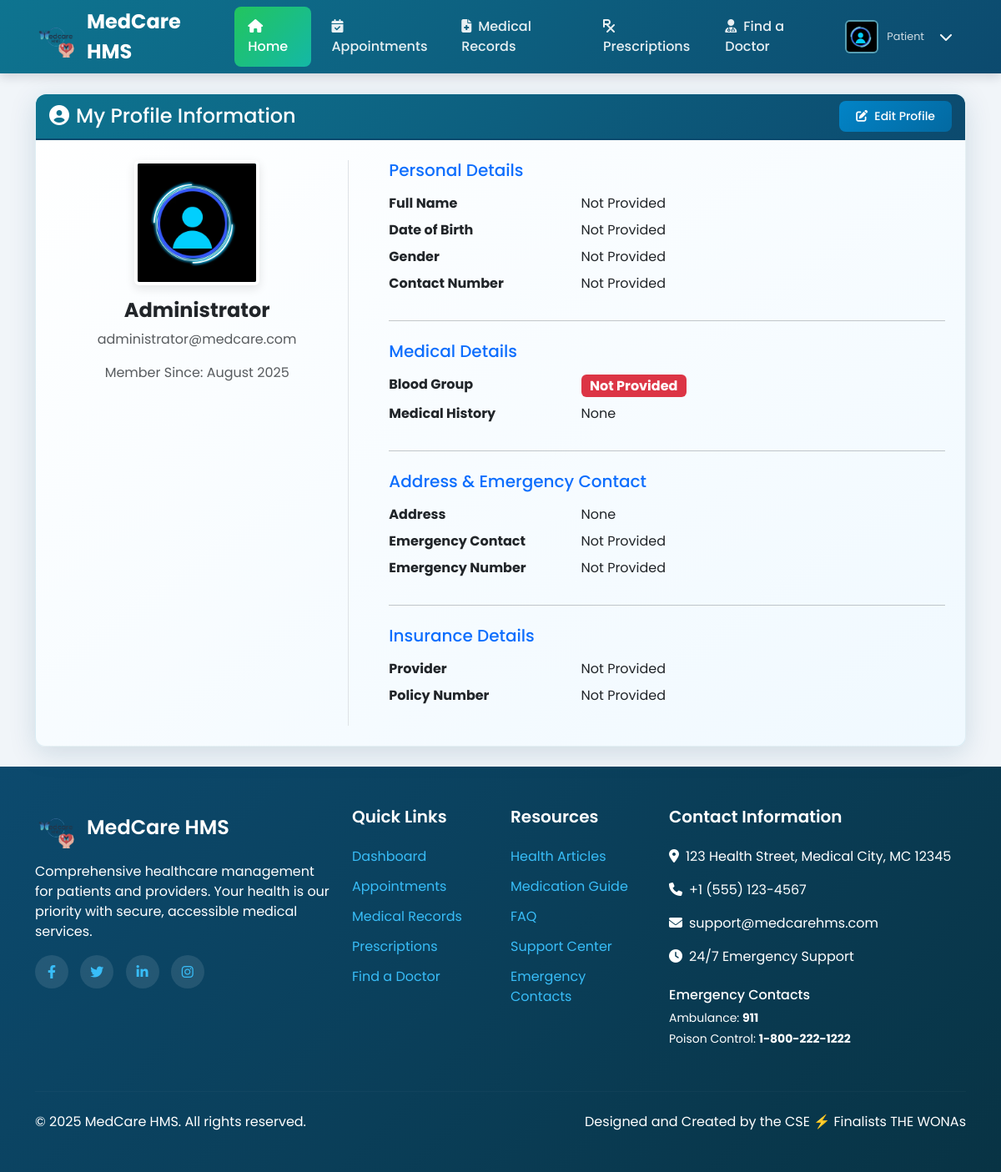
The page /patients/profile/ (signed in) on the database its author committed.
### patients/models.py (models this page shows, shortened)
class PatientProfile(models.Model):
    GENDER_CHOICES = (('Male', 'Male'), ('Female', 'Female'), ('Other', 'Other'))
    BLOOD_GROUP_CHOICES = (
        ('A+', 'A+'), ('A-', 'A-'), ('B+', 'B+'), ('B-', 'B-'),
        ('AB+', 'AB+'), ('AB-', 'AB-'), ('O+', 'O+'), ('O-', 'O-'),
    )
    user = models.OneToOneField(User, on_delete=models.CASCADE, related_name='patientprofile')
    profile_picture = models.ImageField(upload_to=get_patient_image_path, null=True, blank=True, default='static/profile_pictures/default.jpeg')
    date_of_birth = models.DateField(null=True, blank=True)
    gender = models.CharField(max_length=10, choices=GENDER_CHOICES, null=True, blank=True)
    address = models.TextField(max_length=500, null=True, blank=True)
    blood_group = models.CharField(max_length=3, choices=BLOOD_GROUP_CHOICES, null=True, blank=True)
    emergency_contact_name = models.CharField(max_length=100, null=True, blank=True)
    emergency_contact_number = models.CharField(max_length=20, null=True, blank=True)
    medical_history = models.TextField(null=True, blank=True, help_text="Allergies, chronic conditions, etc.")
    insurance_provider = models.CharField(max_length=100, null=True, blank=True)
    insurance_policy_number = models.CharField(max_length=100, null=True, blank=True)

### accounts/models.py (models this page shows, shortened)
class UserProfile(models.Model):
    ROLE_CHOICES = (
        ('ADMIN', 'Admin'),
        ('DOCTOR', 'Doctor'),
        ('RECEPTIONIST', 'Receptionist'),
        ('PATIENT', 'Patient'),
    )
    user = models.OneToOneField(User, on_delete=models.CASCADE)
    role = models.CharField(max_length=20, choices=ROLE_CHOICES)
    contact = models.CharField(max_length=20, null=True, blank=True)

### patients/views.py (the view)
# urls.py: path('profile/', views.patient_profile_view, name='patient_profile'),
@login_required
@patient_required
def patient_profile_view(request):
    profile, created = PatientProfile.objects.get_or_create(user=request.user)
    return render(request, 'patients/patient_profile.html', {'profile': profile})

### accounts/templatetags/profile_tags.py (called while the page is built)
@register.simple_tag
def get_profile_image_url(user):
    try:
        if hasattr(user, 'doctorprofile') and user.doctorprofile.profile_picture:
            return user.doctorprofile.profile_picture.url
        elif hasattr(user, 'patientprofile') and user.patientprofile.profile_picture:
            return user.patientprofile.profile_picture.url
        elif hasattr(user, 'receptionistprofile') and user.receptionistprofile.profile_picture:
            return user.receptionistprofile.profile_picture.url
    except (AttributeError, ValueError):
        pass
    return '/static/profile_pictures/default.jpeg'

@register.simple_tag
def get_user_initials(user):
    if user.first_name and user.last_name:
        return f"{user.first_name[0]}{user.last_name[0]}".upper()
    elif user.first_name:
        return user.first_name[0].upper()
    elif user.username:
        return user.username[0].upper()
    return "U"

@register.simple_tag
def get_user_role_color(user):
    try:
        if hasattr(user, 'doctorprofile'):
            return '#14B8A6'  # Teal accent for doctors
        elif hasattr(user, 'patientprofile'):
            return '#0E7490'  # Primary teal for patients
        elif hasattr(user, 'receptionistprofile'):
            return '#5ce9f6'  # Purple accent for receptionists
    except AttributeError:
        pass
    return '#14B8A6'  # Default to teal

@register.inclusion_tag('components/profile_image.html')
def profile_image(user, size="40", css_class="user-avatar", show_fallback=True):
    return {
        'user': user,
        'size': size,
        'css_class': css_class,
        'show_fallback': show_fallback,
        'image_url': get_profile_image_url(user),
        'initials': get_user_initials(user),
        'role_color': get_user_role_color(user),
    }

### notifications/context_processors.py (called while the page is built)
def unread_notifications(request):
    if request.user.is_authenticated:
        count = Notification.objects.filter(recipient=request.user, is_read=False).count()
        return {'unread_notifications_count': count}
    return {}

### templates/patients/patient_profile.html (shortened to what this page needs)
{% extends 'base_patient.html' %}
{% load static %}
{% load profile_tags %}
{% block content %}
<div class="card card-custom">
    <div class="card-header card-header-custom d-flex justify-content-between align-items-center">
        <h4 class="mb-0"><i class="fas fa-user-circle me-2"></i>My Profile Information</h4>
        <a href="{% url 'patients:edit_patient_profile' %}" class="btn btn-sky btn-sm">
            <i class="fas fa-edit me-2"></i>Edit Profile
        </a>
    </div>
    <div class="card-body p-4">
        <div class="row">
            <div class="col-lg-4 text-center border-end">
                {% profile_image user size="150" css_class="profile-page-image rounded mb-3" %}
                <h4 class="fw-bold text-custom-dark">{{ profile.user.get_full_name|default:profile.user.username }}</h4>
                <p class="text-muted">{{ profile.user.email }}</p>
                <p class="text-muted">Member Since: {{ profile.user.date_joined|date:"F Y" }}</p>
            </div>
            <div class="col-lg-8 ps-lg-5">
                <h5 class="text-primary mb-3">Personal Details</h5>
                <dl class="row">
                    <dt class="col-sm-4">Full Name</dt>
                    <dd class="col-sm-8">{{ profile.user.get_full_name|default:"Not Provided" }}</dd>
                    <dt class="col-sm-4">Date of Birth</dt>
                    <dd class="col-sm-8">{{ profile.date_of_birth|date:"F d, Y"|default:"Not Provided" }}</dd>
                    <dt class="col-sm-4">Gender</dt>
                    <dd class="col-sm-8">{{ profile.gender|default:"Not Provided" }}</dd>
                    <dt class="col-sm-4">Contact Number</dt>
                    <dd class="col-sm-8">{{ profile.user.userprofile.contact|default:"Not Provided" }}</dd>
                </dl>
                <hr class="my-4">
                <h5 class="text-primary mb-3">Medical Details</h5>
                <dl class="row">
                    <dt class="col-sm-4">Blood Group</dt>
                    <dd class="col-sm-8"><span class="badge bg-danger fs-6">{{ profile.blood_group|default:"Not Provided" }}</span></dd>
                    <dt class="col-sm-4">Medical History</dt>
                    <dd class="col-sm-8">{{ profile.medical_history|linebreaksbr|default:"No history provided." }}</dd>
                </dl>
                <hr class="my-4">
                <h5 class="text-primary mb-3">Address & Emergency Contact</h5>
                 <dl class="row">
                    <dt class="col-sm-4">Address</dt>
                    <dd class="col-sm-8">{{ profile.address|linebreaksbr|default:"Not Provided" }}</dd>
                    <dt class="col-sm-4">Emergency Contact</dt>
                    <dd class="col-sm-8">{{ profile.emergency_contact_name|default:"Not Provided" }}</dd>
                    <dt class="col-sm-4">Emergency Number</dt>
                    <dd class="col-sm-8">{{ profile.emergency_contact_number|default:"Not Provided" }}</dd>
                </dl>
                <hr class="my-4">
                <h5 class="text-primary mb-3">Insurance Details</h5>
                <dl class="row">
                    <dt class="col-sm-4">Provider</dt>
                    <dd class="col-sm-8">{{ profile.insurance_provider|default:"Not Provided" }}</dd>
                    <dt class="col-sm-4">Policy Number</dt>
                    <dd class="col-sm-8">{{ profile.insurance_policy_number|default:"Not Provided" }}</dd>
                </dl>
            </div>
        </div>
    </div>
</div>
{% endblock %}

### static/css/themes/patient-theme.css (style rules this page uses)
:root { --patient-primary: #0E7490; --patient-primary-dark: #0C4A6E; --patient-primary-light: #67E8F9; --patient-secondary: #0284C7; --patient-accent: #38BDF8; --patient-warning: #F59E0B; --patient-danger: #EF4444; --patient-success: #10B981; --patient-info: #3B82F6; --patient-gradient-primary: linear-gradient(135deg, #0E7490 0%, #0C4A6E 100%); --patient-gradient-secondary: linear-gradient(135deg, #0284C7 0%, #0369A1 100%); --patient-gradient-card: linear-gradient(145deg, #ffffff 0%, #f0f9ff 100%); --patient-gradient-wellness: linear-gradient(135deg, #67E8F9 0%, #38BDF8 100%); --patient-shadow-primary: 0 4px 20px rgba(14, 116, 144, 0.25); --patient-shadow-card: 0 8px 32px rgba(12, 74, 110, 0.15); --patient-shadow-hover: 0 12px 40px rgba(14, 116, 144, 0.3); }

### templates/base_patient.html (style rules this page uses)
:root { --primary-teal: #0E7490; --primary-dark-teal: #0C4A6E; --sky-blue: #0284C7; --light-sky-blue: #38BDF8; --background-light: #F1F5F9; --background-white: #FFFFFF; --accent-blue: #14B8A6; --text-dark: #1E293B; --accent-green: #22C55E; --accent-orange: #F97316; }
* { font-family: 'Poppins', sans-serif; }
body { background-color: var(--background-light); color: var(--text-dark); display: flex; flex-direction: column; min-height: 100vh; }
.card-custom { background: white; border-radius: 12px; border: none; box-shadow: 0 4px 12px rgba(15, 23, 42, 0.05); transition: all 0.3s ease; }

### templates/components/messages.html (style rules this page uses)
:root { --message-success: #10b981; --message-success-bg: #ecfdf5; --message-success-border: #a7f3d0; --message-success-text: #065f46; --message-error: #ef4444; --message-error-bg: #fef2f2; --message-error-border: #fecaca; --message-error-text: #991b1b; --message-warning: #f59e0b; --message-warning-bg: #fffbeb; --message-warning-border: #fed7aa; --message-warning-text: #92400e; --message-info: #3b82f6; --message-info-bg: #eff6ff; --message-info-border: #bfdbfe; --message-info-text: #1e40af; --message-slide-duration: 300ms; --message-fade-duration: 250ms; --message-scale-duration: 200ms; }

### rows shown on the page
PatientProfile: user.get_full_name "Administrator", user.email "administrator@medcare.com", user.date_joined "August 2025", user.get_full_name "Not Provided", date_of_birth "Not Provided", gender "Not Provided", user.userprofile.contact "Not Provided", blood_group "Not Provided", medical_history "None", address "None", emergency_contact_name "Not Provided", emergency_contact_number "Not Provided", insurance_provider "Not Provided", insurance_policy_number "Not Provided"
